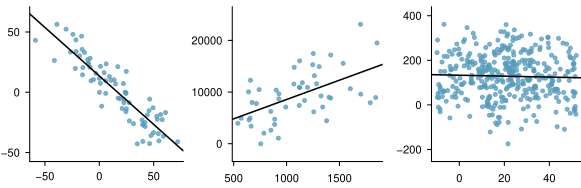

The script that drew this image:
library(openintro)
data(COL)

n <- c(75, 49, 376)

set.seed(3)
myPDF('imperfLinearModel.pdf', 5.814, 1.875,
      mfrow = c(1, 3),
      mar = c(2, 2.5, 1, 2),
      mgp = c(1.9, 0.6, 0),
      las = 0)
x <- rnorm(n[1], 16, 33)
y <- 14 - 0.8 * x + rnorm(n[1], sd = 12)
par(mar = c(2, 2.25, 0.5, 0.8))
PlotWLine(x, y)
x <- rnorm(n[2], 1052, 300)
y <- 1400 + 7 * x + rnorm(n[2], sd = 4020)
par(mar = c(2, 2.9, 0.5, 0.4))
PlotWLine(x, y)
x <- c(rnorm(100, 20, 8), runif(n[3] - 100, -10, 52))
y <- 140 - 0.15 * x + rnorm(n[3], sd = 102)
par(mar = c(2, 3.3, 0.5, 0))
PlotWLine(x, y)
dev.off()
